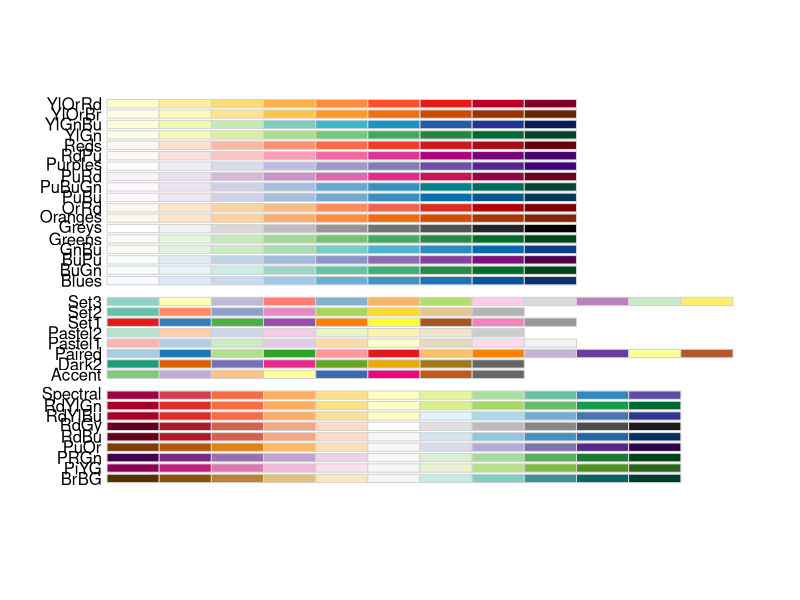
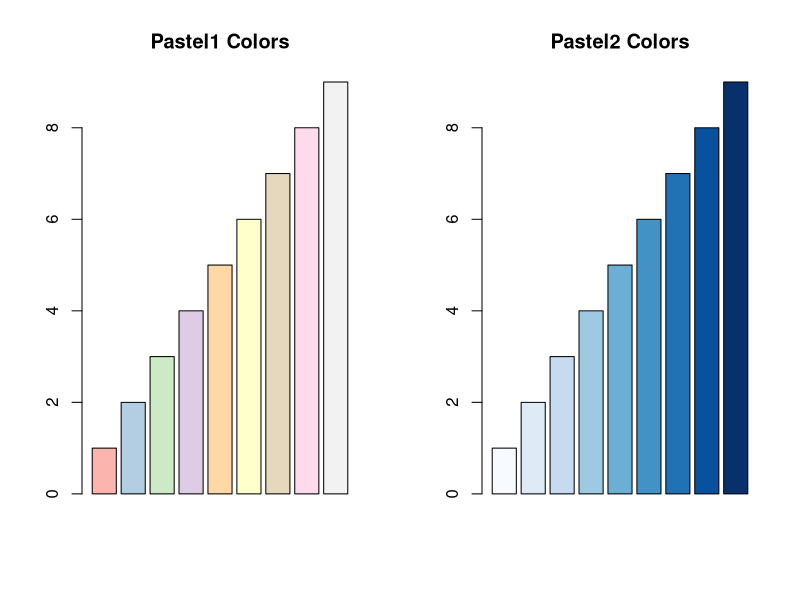
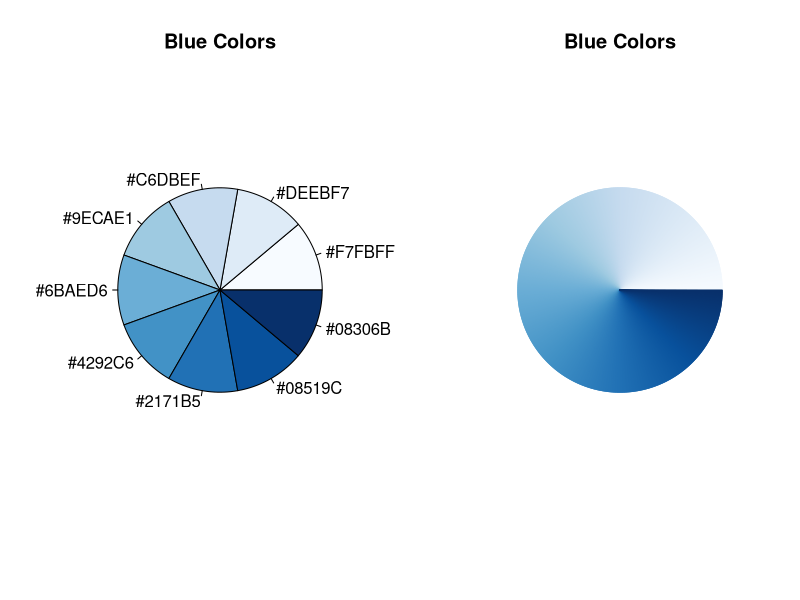
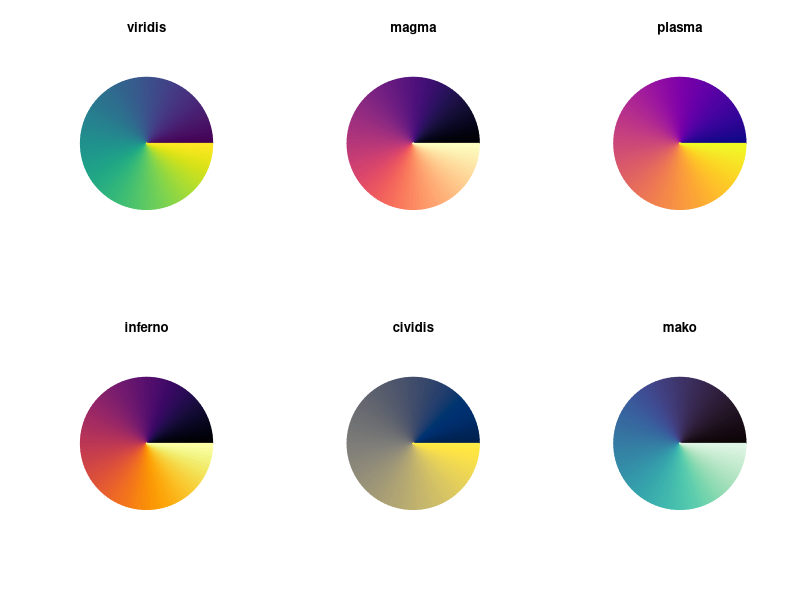

The R script that drew these images, in order:


### ### ### ### ### ### ### ### ### ###
###     Colors in R with Daniel     ###
### ### ### ### ### ### ### ### ### ###



#### Pick a color from a pixcel: ####

### ### ### ### ### ### ### ### ### ###
### https://imagecolorpicker.com/   ###
### ### ### ### ### ### ### ### ### ###  






#### Function: Identify color | get color name ####
get_color <- function(input_color) {
  if (!requireNamespace("colorspace", quietly = TRUE)) {
    install.packages("colorspace")}
  library(colorspace)
  hsb_to_rgb <- function(h, s, b) { # if necessary convert HSB to RGB
    hsb <- hex(HSV(h, s, b))
    t(col2rgb(hsb))}
  # List of named colors and their RGB values
  named_colors <- colors()
  named_rgb <- t(col2rgb(named_colors))
  # get the type of input used (function typically takes hexadecimal code as input but can also handle vectors with rgb or HSB values)
  if (length(input_color) == 1 && is.character(input_color) && grepl("^#", input_color)) {
    input_type <- "hex"
    input_rgb <- t(col2rgb(input_color))
  } else if (length(input_color) == 3 && is.numeric(input_color)) {
    input_type <- "rgb"
    input_rgb <- matrix(input_color, ncol = 3, byrow = TRUE)
  } else if (length(input_color) == 3 && is.numeric(input_color)) {
    input_type <- "hsb"
    input_rgb <- hsb_to_rgb(input_color[1], input_color[2], input_color[3])
  } else {
    stop("Input color should be a hex code, a vector of RGB values, or a vector of HSB values")
  }
  if (is.vector(input_rgb)) {  # Ensure input_rgb is a matrix
    input_rgb <- matrix(input_rgb, ncol = 3, byrow = TRUE)
  }
  
  # Find the nearest color based on eucledian distance
  dist <- apply(named_rgb, 1, function(x) sum((x - input_rgb)^2))
  nearest_index <- which.min(dist)
  nearest_named_color <- named_colors[nearest_index]
  
  # define function to the nearest main color hue
  find_main_color_hue <- function(rgb_color) {
    main_color_hues <- c("Red", "Orange", "Yellow", "Green", "Blue", "Violet", "Brown", "Black", "Grey", "White")
    main_color_ranges <- list(
      Red = list(min = c(160, 0, 0), max = c(255, 100, 100)),
      Orange = list(min = c(220, 45, 0), max = c(255, 150, 50)),
      Yellow = list(min = c(180, 80, 0), max = c(255, 255, 80)),
      Green = list(min = c(0, 90, 0), max = c(120, 255, 120)),
      Blue = list(min = c(0, 0, 150), max = c(100, 100, 255)),
      Violet = list(min = c(150, 0, 150), max = c(255, 80, 255)),
      Brown = list(min = c(100, 50, 0), max = c(200, 100, 50)),
      Black = list(min = c(0, 0, 0), max = c(100, 100, 100)),
      Grey = list(min = c(150, 150, 150), max = c(220, 220, 220)),
      White = list(min = c(220, 220, 220), max = c(255, 255, 255))
    )
    
    # Calculate distance to each main color hue
    distances <- sapply(main_color_ranges, function(range) {
      min_dist_to_range <- apply(cbind(t(rgb_color), range$min, range$max), 1, function(x) {
        min(max(x), max(min(x))) - min(min(x))
      })
      min(min_dist_to_range)
    })
    main_color_hues[which.min(distances)]
  }
  nearest_main_color_hue <- find_main_color_hue(input_rgb)
  
  # Output
  list(
    name = nearest_named_color,
    rgb = input_rgb,
    main_color_hue = nearest_main_color_hue
  )
}

# Example
get_color("#FF5733")







#### Other usefull color stuff... #### 

library(RColorBrewer)
display.brewer.all()
# Get colors from the palettes
pastel1_colors <- brewer.pal(9, "Pastel1")
bluecols <- brewer.pal(9, 'Blues')
print(pastel1_colors)
print(bluecols)

# plot
par(mfrow = c(1, 2))
barplot(1:9, col = pastel1_colors, main = "Pastel1 Colors")
barplot(1:9, col = bluecols, main = "Pastel2 Colors")

# What if you need more colors for some reason? --> use the function colorRampPalette() 
newcol <- colorRampPalette(bluecols)
ncols <- 1000
bluecols2 <- newcol(ncols) #apply the function to get 100 colours
par(mfrow = c(1, 2))
pie(rep(1, length(bluecols)), col = bluecols, labels = bluecols, main = "Blue Colors")
pie(rep(1, length(bluecols2)), col = bluecols2, border = bluecols2, labels = "", main = "Blue Colors")









#### viridis ####
library(viridis)
par(mfrow = c(2, 3))
palett_names <- c("viridis", "magma", "plasma", "inferno", "cividis", "mako") # other options I do not like: turbo and rocket
n_colors <- 100
for (palett_name in palett_names) { # palett_name <- "viridis"
  palett_func <- viridis_pal(option = palett_name)
  colors <- palett_func(n_colors)# Generate sequence of colors
  pie(rep(1, n_colors), col = colors, border = colors, labels = "", main = palett_name)
}

par(mfrow = c(1, 1))
